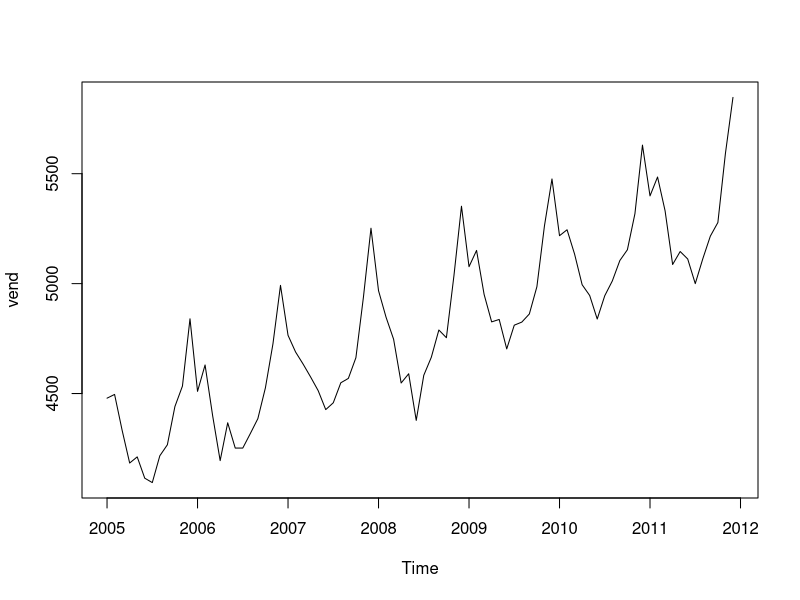
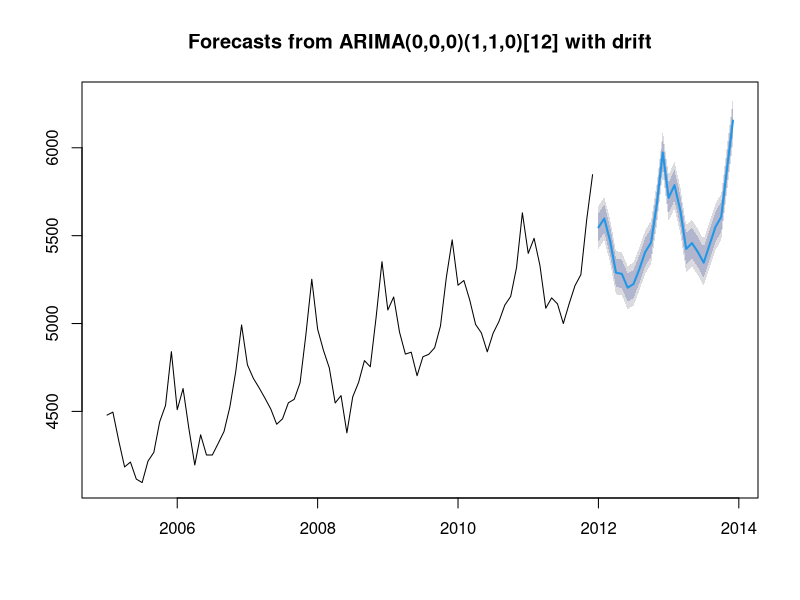
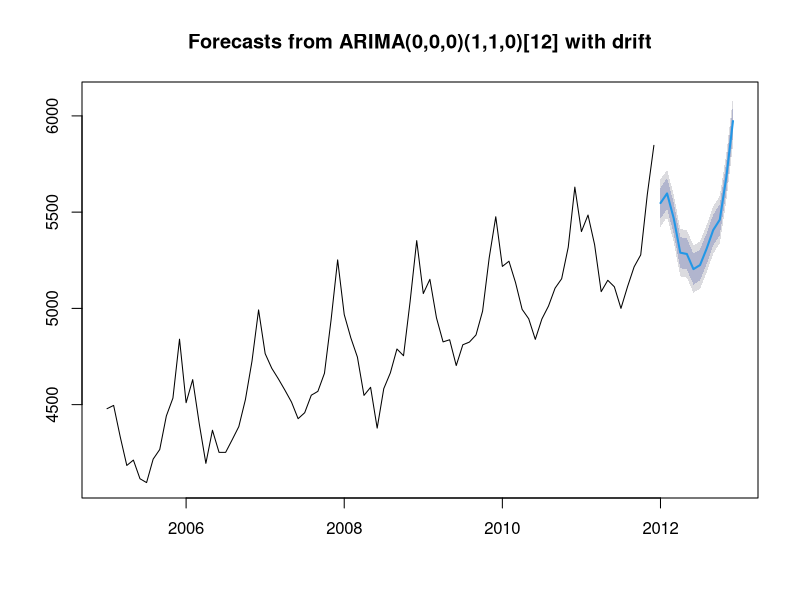
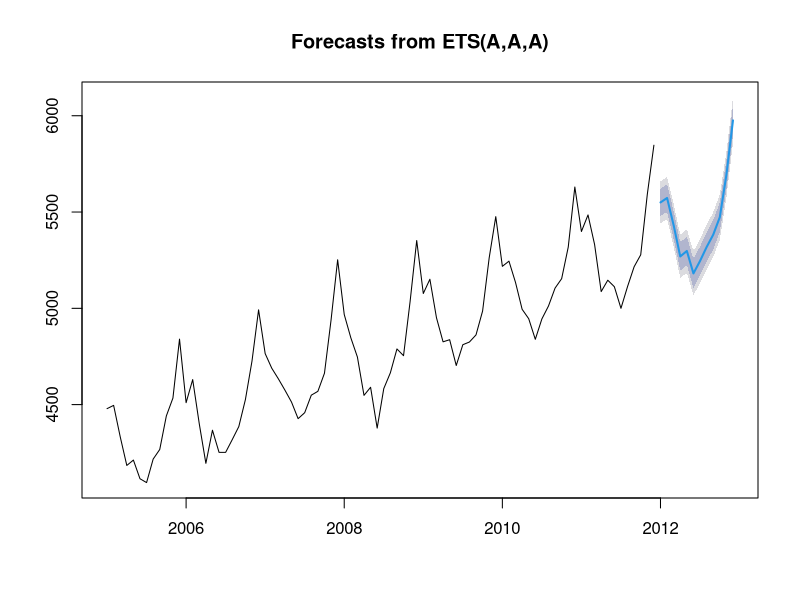
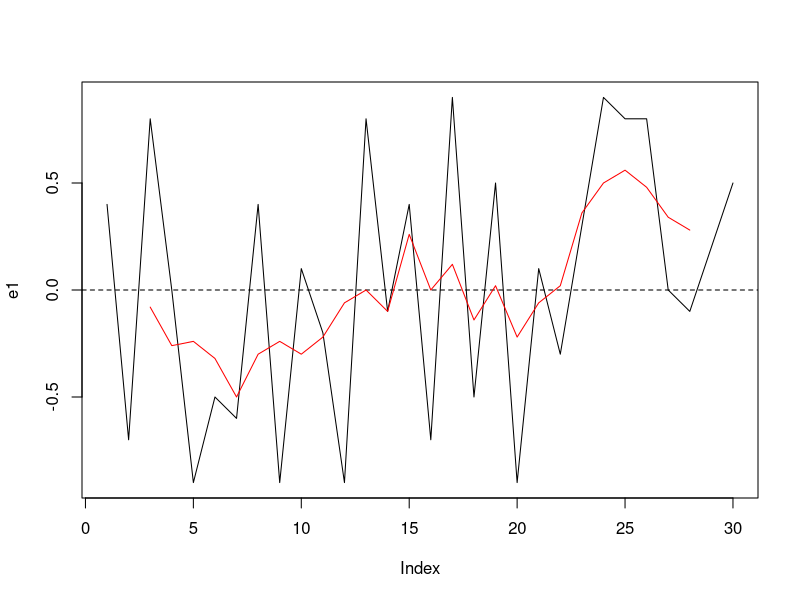
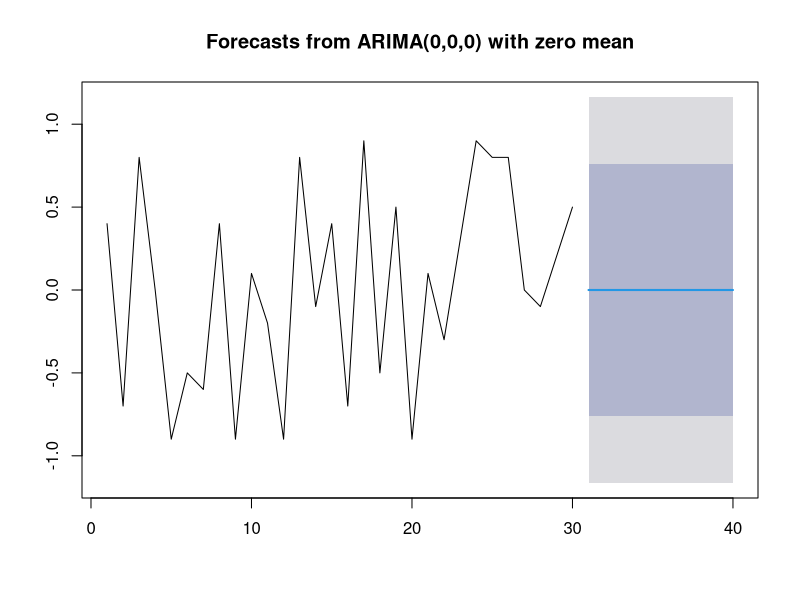
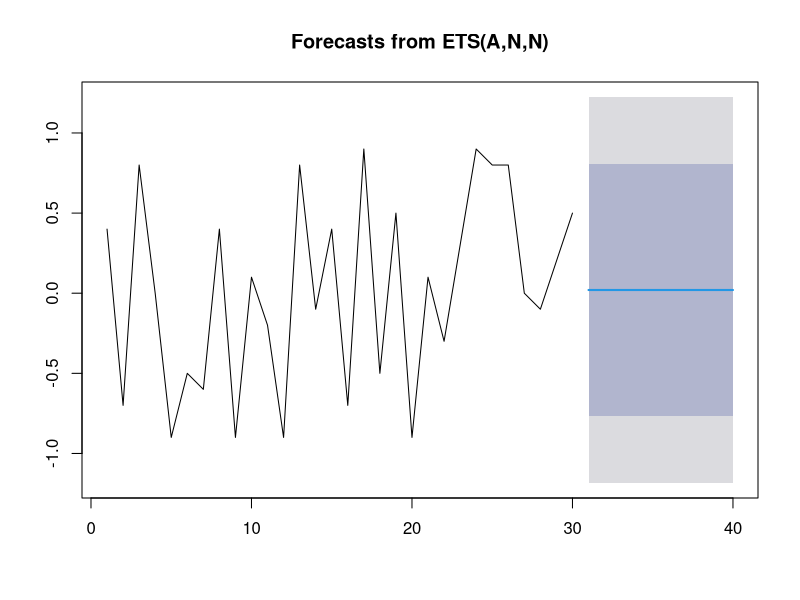
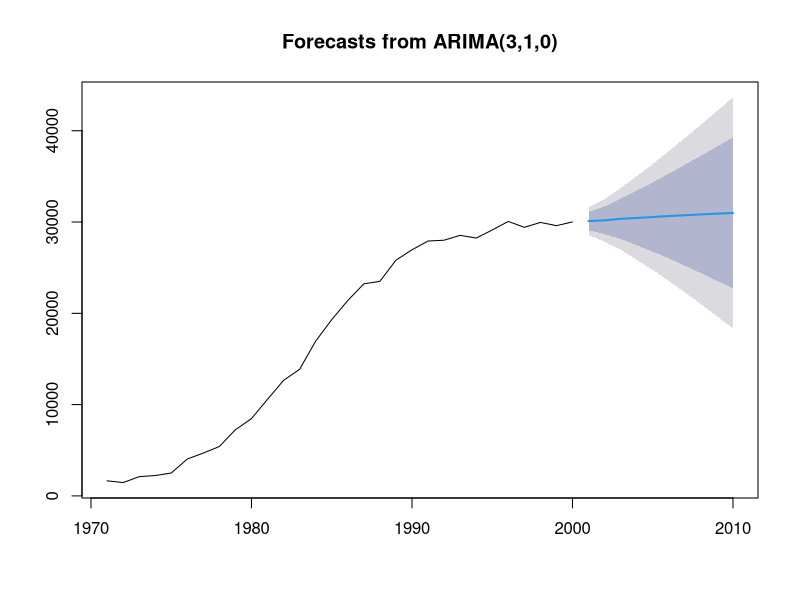

The R script that drew these images, in order:
#--------------------------------------------------------------
vend<-read.table(file="data/Tab7.1.txt", h=TRUE) #h=T è per dire che c'è header
#Passiamo a formato ts [il valore è nella 3 colonna]
vend<- ts(vend[,3], start=c(2005,1),freq=12)
plot(vend)

#Proviamo ad approssimare con arima
library("forecast")
#trovo in automatico l'arima migliore
fvend<- auto.arima(vend)
fvend
#--->risulta un ARIMA(0,0,0)(1,1,0)
#NB: il termine "drift" è l'intercetta del modello delle differenze
#Proviamo a vedere come funziona il modello in previsione
#La funzione seguente fa le previsioni per i prossimi 2 anni e plotta con le bande di confidenza
plot(forecast(fvend))
#Volendo posso specificare quanto andare avanti con le previsioni
#Ad esempio, se volessi solo un anno
plot(forecast(fvend, 12)) #1 anno = 12 mesi (il PERIODO del nostro modello)

#Cosa sarebbe successo con il lisciamento esponenziale?
evend<- ets(vend)
plot(forecast(evend,12))
#vediamo che anche questo modello ci prende bene
#--------------------------------------------------------------

#--------------------------------------------------------------
#Qui ci è andata bene...prendiamo una serie più spinosa, ad es. una serie prima di struttura (i dati dell'es 4)
#Consideriamo dunque questa serie white noise:
e1 <- c(0.4,-0.7,0.8,0,-0.9,-0.5,-0.6,0.4,-0.9,0.1,-0.2,-0.9,0.8,-0.1,0.4,-0.7,0.9,-0.5,0.5,-0.9,0.1,-0.3,0.3,0.9,0.8,0.8,0,-0.1,0.2,0.5)

plot(e1, type="l")
abline(h=0, lty=2)

#1) modello a media mobile
lines(ma(e1,5), col="red")

#2) provo a vedere autoarima
fe1<- auto.arima(e1)
fe1 #--->da un arima(0,0,0), che è un modo equivalente di dire white noise
#cosa può prevedere un arima(0,0,0)? un valore fisso=0, con una certa banda di confidenza
plot(forecast(fe1))

#3) e lisciamento?
ee1<- ets(e1)
ee1
plot(forecast(e1)) #anche questo prevede 0 come l'arima
#--------------------------------------------------------------

#--------------------------------------------------------------
#Dati dei pantaloni
pant<- read.table("data/fig.2_18.dat", h=FALSE)
pant<-  ts(data=pant, start=1971)

#1)AUTOARIMA
fpant<- auto.arima(pant)
fpant
#--->viene un ARIMA(3,1,0) 
plot(forecast(fpant))
#NB: mi proietta un trend a bassa pendenza
#--------------------------------------------------------------


#--------------------------------------------------------------
#ora dati sulla disoccupazione in veneto
u<- read.table(file="data/fig.4_3.dat")[,1]
plot(u, type="l")

#se non ci risulta stagionalità ottengo il modello
fu<- auto.arima(u)
fu #-->ARIMA(2,1,2) 
plot(forecast(fu))
#In realtà sul libro diceva che sti dati erano trimestrali. Aggiungiamo sta info
tu<- ts(u, freq=4)
ftu<- auto.arima(tu)
ftu #-->ARIMA(0,1,0)(1,1,0)
plot(forecast(ftu))
#NB: vediamo che in base alle info che andiamo a specificare i modelli stimati sono diversi

#Proviamo il lisciamento esp
#1) senza specificare la frequenza
eu<- ets(u)
plot(forecast(eu))
#2) specificando la frequenza
etu<- ets(tu)
plot(forecast(etu))
#NB: anche qui differenza sostanziale
#--------------------------------------------------------------
